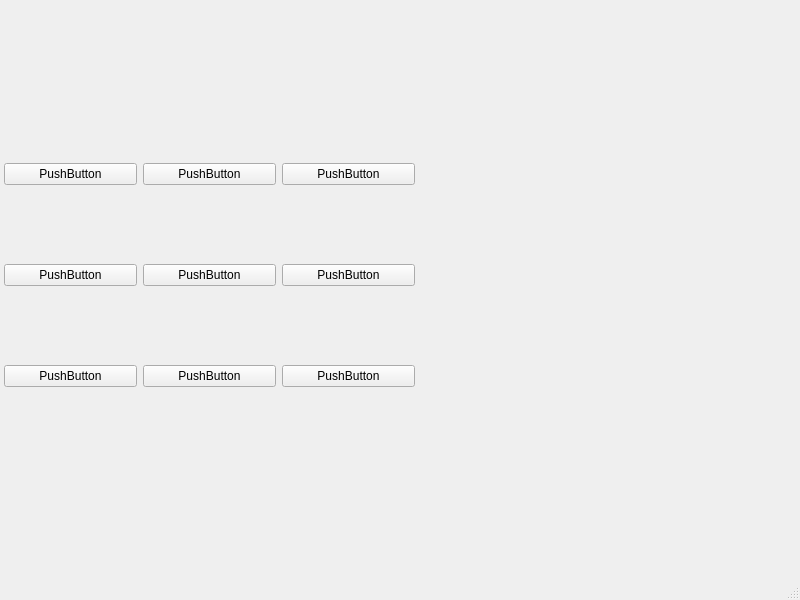
<?xml version="1.0" encoding="UTF-8"?>
<ui version="4.0">
 <class>MainWindow</class>
 <widget class="QMainWindow" name="MainWindow">
  <property name="geometry">
   <rect>
    <x>0</x>
    <y>0</y>
    <width>800</width>
    <height>600</height>
   </rect>
  </property>
  <property name="windowTitle">
   <string>MainWindow</string>
  </property>
  <widget class="QWidget" name="centralwidget">
   <widget class="QWidget" name="gridLayoutWidget">
    <property name="geometry">
     <rect>
      <x>4</x>
      <y>90</y>
      <width>411</width>
      <height>371</height>
     </rect>
    </property>
    <layout class="QGridLayout" name="gridLayout">
     <item row="1" column="0">
      <widget class="QPushButton" name="pushButton_10">
       <property name="text">
        <string>PushButton</string>
       </property>
      </widget>
     </item>
     <item row="0" column="1">
      <widget class="QPushButton" name="pushButton_2">
       <property name="text">
        <string>PushButton</string>
       </property>
      </widget>
     </item>
     <item row="0" column="0">
      <widget class="QPushButton" name="pushButton_1">
       <property name="text">
        <string>PushButton</string>
       </property>
      </widget>
     </item>
     <item row="2" column="1">
      <widget class="QPushButton" name="pushButton_13">
       <property name="text">
        <string>PushButton</string>
       </property>
      </widget>
     </item>
     <item row="2" column="0">
      <widget class="QPushButton" name="pushButton_12">
       <property name="text">
        <string>PushButton</string>
       </property>
      </widget>
     </item>
     <item row="1" column="1">
      <widget class="QPushButton" name="pushButton_11">
       <property name="text">
        <string>PushButton</string>
       </property>
      </widget>
     </item>
     <item row="0" column="2">
      <widget class="QPushButton" name="pushButton_8">
       <property name="text">
        <string>PushButton</string>
       </property>
      </widget>
     </item>
     <item row="1" column="2">
      <widget class="QPushButton" name="pushButton_7">
       <property name="text">
        <string>PushButton</string>
       </property>
      </widget>
     </item>
     <item row="2" column="2">
      <widget class="QPushButton" name="pushButton_9">
       <property name="text">
        <string>PushButton</string>
       </property>
      </widget>
     </item>
    </layout>
   </widget>
  </widget>
  <widget class="QMenuBar" name="menubar">
   <property name="geometry">
    <rect>
     <x>0</x>
     <y>0</y>
     <width>800</width>
     <height>26</height>
    </rect>
   </property>
  </widget>
  <widget class="QStatusBar" name="statusbar"/>
 </widget>
 <resources/>
 <connections/>
</ui>
